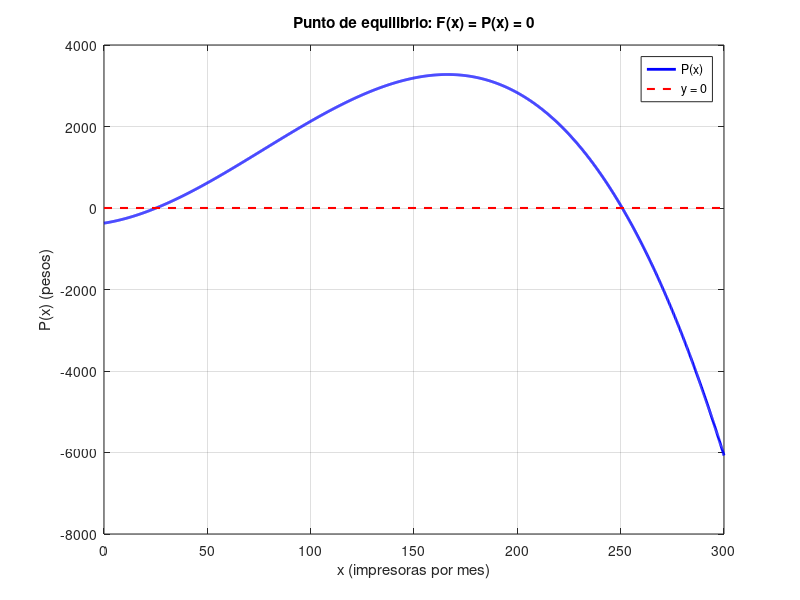

Here is the MATLAB script that generated this plot: (Note: this script raises an error after producing the figure.)
% 02-punto-equilibrio-impresoras.m - Ejercicio 2 de la Guía 3: Newton-Raphson.
%
% Problema: un fabricante de impresoras tiene como utilidad total (en pesos)
%   P(x) = 8x + 0.3x^2 - 0.0013x^3 - 372
% Se pide el punto de equilibrio, es decir las raíces de
%   F(x) = P(x) = 0.
% Estructura de la consigna:
%   a) Hallar las raíces en forma gráfica (fplot) y separarlas con Tanteo.
%   b) Aproximar los dos puntos con Newton-Raphson y E < 1e-3, analizando antes
%      las condiciones de convergencia en los intervalos iniciales.
%
% La consigna propone los intervalos [24; 26] y [250; 252]. Tanteo los confirma.
% Los algoritmos viven en tanteo.m y newton_raphson.m.

clc;

% ----------------------------------------------------------------------
% Datos del problema
% ----------------------------------------------------------------------
% Operadores element-wise (.*, .^) obligatorios: fplot evalúa vectores.
F = @(x) 8 * x + 0.3 * (x.^2) - 0.0013 * (x.^3) - 372;

% Rango de graficado: alcanza para ver las dos raíces y el máximo.
x_min = 0;
x_max = 300;

% Paso para aproximar derivadas por diferencias finitas.
h = 1e-4;
dF  = @(x) (F(x + h) - F(x - h)) / (2 * h);                 % F'(x)  por diferencia central
d2F = @(x) (F(x + h) - 2 * F(x) + F(x - h)) / (h ^ 2);      % F''(x) por diferencias centradas

fprintf('\n========================================================\n');
fprintf('  EJERCICIO 2 - PUNTO DE EQUILIBRIO DE IMPRESORAS\n');
fprintf('  P(x) = 8x + 0.3x^2 - 0.0013x^3 - 372\n');
fprintf('========================================================\n');

% ----------------------------------------------------------------------
% a) Raíces en forma gráfica
% ----------------------------------------------------------------------
figure('Name', 'Ejercicio 2 - Punto de equilibrio');
fplot(F, [x_min, x_max], 'b-', 'LineWidth', 2);
grid on;
hold on;

% Eje horizontal en y = 0: los cruces son los puntos de equilibrio.
plot([x_min, x_max], [0, 0], 'r--', 'LineWidth', 1.5);

title('Punto de equilibrio: F(x) = P(x) = 0');
xlabel('x (impresoras por mes)');
ylabel('P(x) (pesos)');
legend({'P(x)', 'y = 0'}, 'Location', 'northeast');

fprintf('\n--- a) Evaluación gráfica ---\n');
fprintf('P(0) = %.2f pesos.\n', F(0));
fprintf('P(300) = %.2f pesos.\n', F(300));

% Separación de las raíces con Tanteo. El incremento se pide por teclado:
% con uno chico se pueden separar las dos raíces en un solo barrido.
fprintf('\n--- Separación de raíces con Tanteo ---\n');
intervalos = tanteo(F, x_min, x_max);

if (isempty(intervalos))
  fprintf('\nNo se separó ninguna raíz: revise el incremento delta_x.\n');
  return;
endif

fprintf('\nSe separaron %d punto(s) de equilibrio.\n', rows(intervalos));
fprintf('Compare con los intervalos de la consigna: [24, 26] y [250, 252].\n');

% ----------------------------------------------------------------------
% b) Newton-Raphson con análisis previo de las condiciones de Fourier
% ----------------------------------------------------------------------
tol = input(sprintf('\nIngrese la cota de error a usar (la consigna pide 0.001): '));

resultados = zeros(rows(intervalos), 4);
%              | intervalo | raíz | iteraciones | tiempo |

for k = 1:rows(intervalos)
  a = intervalos(k, 1);
  b = intervalos(k, 2);

  fprintf('\n============ Intervalo %d: [%.2f, %.2f] ============\n', k, a, b);

  % --- Condiciones de Fourier ---
  % Son tres, y las tres tienen que cumplirse para que Newton-Raphson converja
  % desde x0 hacia la raíz que hay dentro de [a, b]:
  %   1. F(a)*F(b) < 0            -> la raíz está dentro del intervalo (Bolzano).
  %   2. F'(x) != 0 en todo [a, b] -> se puede dividir por la derivada.
  %   3. F''(x) no cambia de signo  -> la función es cóncava o convexa en el
  %                                   intervalo, así que la raíz es simple.
  fprintf('\nAnálisis de las condiciones de Fourier:\n');

  fa = F(a);
  fb = F(b);
  fprintf('  1. F(a)*F(b) = %.4f -> %s\n', fa * fb, ...
          merge(fa * fb < 0, 'cambio de signo: la raíz está en el intervalo', ...
                'SIN cambio de signo: no hay raíz garantizada'));

  % F' se muestrea en el intervalo para verificar que no se anula.
  malla = linspace(a, b, 100);
  df_malla = dF(malla);
  derivada_nula = any(abs(df_malla) < 1e-8);
  fprintf('  2. F''(x) en [%.2f, %.2f]: min = %.4f, max = %.4f -> %s\n', ...
          a, b, min(df_malla), max(df_malla), ...
          merge(derivada_nula, 'F'' SE ANULA: no se puede dividir', ...
                'F'' no se anula: se puede dividir'));

  % F'' también se muestrea para verificar que no cambia de signo.
  d2f_malla = d2F(malla);
  d2f_cambio_signo = (min(d2f_malla) < 0 && max(d2f_malla) > 0);
  fprintf('  3. F''''(x) en [%.2f, %.2f]: min = %.4f, max = %.4f -> %s\n', ...
          a, b, min(d2f_malla), max(d2f_malla), ...
          merge(d2f_cambio_signo, 'CAMBIA de signo: no se cumple', ...
                'no cambia de signo: se cumple'));

  % --- Elección de x0 ---
  % La condición de Fourier que elige dónde arrancar es F(x0)*F''(x0) > 0:
  % se arranca en el extremo donde la función está más "hacia afuera" de la
  % raíz, para que las tangentes no empujen la iteración al lado equivocado.
  if (fa * d2F(a) > 0)
    x0 = a;
  else
    x0 = b;
  endif
  fprintf('\nF(x0)*F''''(x0) > 0 en x0 = %.4f (F = %.4f, F'''' = %.4f) -> se arranca en %s\n\n', ...
          x0, F(x0), d2F(x0), merge(x0 == a, 'a', 'b'));

  % --- Newton-Raphson ---
  tic;
  [raiz, iter, convergio] = newton_raphson(F, x0, tol);
  tiempo = toc;

  if (!convergio)
    fprintf('Newton-Raphson no convergió desde x0 = %.4f.\n', x0);
    continue;
  endif

  fprintf('>>> Punto de equilibrio: x = %.4f impresoras (aprox. %d).\n', raiz, ceil(raiz));
  fprintf('>>> Iteraciones: %d | Tiempo: %.6f s | F(raíz) = %.3e\n', iter, tiempo, F(raiz));

  % Se marca la raíz sobre el gráfico del punto a.
  plot(raiz, 0, 'ko', 'MarkerSize', 8, 'LineWidth', 2);
  text(raiz, 0, sprintf('  x_%.0f = %.2f', k, raiz), ...
       'VerticalAlignment', 'bottom', 'FontSize', 9);

  resultados(k, :) = [k, raiz, iter, tiempo];
endfor

% ----------------------------------------------------------------------
% Comparación
% ----------------------------------------------------------------------
fprintf('\n================== RESUMEN ==================\n');
fprintf('%-14s %-16s %-10s %-12s\n', 'Intervalo', 'Raíz', 'Iteraciones', 'Tiempo (s)');
for k = 1:rows(resultados)
  fprintf('[%.2f, %.2f]%s%-16.4f %-10d %-12.6f\n', ...
          intervalos(k, 1), intervalos(k, 2), repmat(' ', 1, 3), ...
          resultados(k, 2), resultados(k, 3), resultados(k, 4));
endfor

fprintf('\n--- Conclusiones ---\n');
fprintf('Newton-Raphson es cuadrático: a cada iteración se duplican los dígitos correctos.\n');
fprintf('Por eso acá llega al resultado en pocas iteraciones, sin importar el ancho\n');
fprintf('del intervalo. El precio es que NO hay garantía de convergencia: hace falta\n');
fprintf('x0 bien elegido por Fourier y F'' != 0. Bisección es lo contrario: lenta pero\n');
fprintf('siempre que haya cambio de signo. Por eso el punto de equilibrio de cerca\n');
fprintf('y el de lejos se resuelven igual de rápido acá, algo que bisección no logra.\n');

hold off;
